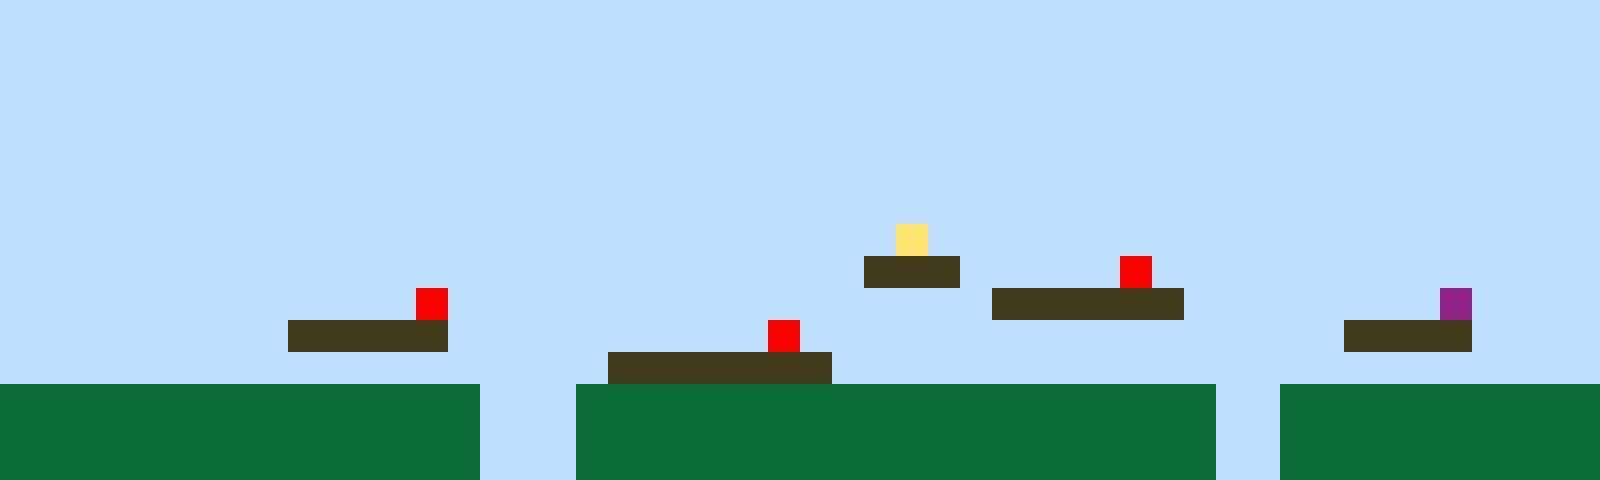

Rendered tile map (Tiled .tmx) drawn with the repository's tilesets; below, a short description and the full map source, tile grids included:
An orthogonal 50x15 tile map with 32x32 px tiles, 1 tile layer (Tile Layer 1).

<map version="1.10" tiledversion="1.11.2" orientation="orthogonal" renderorder="right-up" width="50" height="15" tilewidth="32" tileheight="32" infinite="0" nextlayerid="2" nextobjectid="1"><editorsettings><export target="map1.csv" format="csv" /></editorsettings><tileset firstgid="1" name="sprites" tilewidth="32" tileheight="32" tilecount="6" columns="3"><image source="sprites.png" width="96" height="64" /></tileset><layer id="1" name="Tile Layer 1" width="50" height="15"><data encoding="csv">1,1,1,1,1,1,1,1,1,1,1,1,1,1,1,1,1,1,1,1,1,1,1,1,1,1,1,1,1,1,1,1,1,1,1,1,1,1,1,1,1,1,1,1,1,1,1,1,1,1,1,1,1,1,1,1,1,1,1,1,1,1,1,1,1,1,1,1,1,1,1,1,1,1,1,1,1,1,1,1,1,1,1,1,1,1,1,1,1,1,1,1,1,1,1,1,1,1,1,1,1,1,1,1,1,1,1,1,1,1,1,1,1,1,1,1,1,1,1,1,1,1,1,1,1,1,1,1,1,1,1,1,1,1,1,1,1,1,1,1,1,1,1,1,1,1,1,1,1,1,1,1,1,1,1,1,1,1,1,1,1,1,1,1,1,1,1,1,1,1,1,1,1,1,1,1,1,1,1,1,1,1,1,1,1,1,1,1,1,1,1,1,1,1,1,1,1,1,1,1,1,1,1,1,1,1,1,1,1,1,1,1,1,1,1,1,1,1,1,1,1,1,1,1,1,1,1,1,1,1,1,1,1,1,1,1,1,1,1,1,1,1,1,1,1,1,1,1,1,1,1,1,1,1,1,1,1,1,1,1,1,1,1,1,1,1,1,1,1,1,1,1,1,1,1,1,1,1,1,1,1,1,1,1,1,1,1,1,1,1,1,1,1,1,1,1,1,1,1,1,1,1,1,1,1,1,1,1,1,1,1,1,1,1,1,1,1,1,1,1,1,1,1,1,1,1,1,1,1,1,1,1,1,1,1,1,1,1,1,1,1,1,1,1,1,1,1,1,1,1,1,1,1,1,1,1,1,1,1,1,1,1,1,1,1,1,1,1,1,1,1,1,1,1,1,1,1,1,4,1,1,1,1,1,1,1,1,1,1,1,1,1,1,1,1,1,1,1,1,1,1,1,1,1,1,1,1,1,1,1,1,1,1,1,1,1,1,1,1,1,1,1,1,1,1,1,1,3,3,3,1,1,1,1,1,5,1,1,1,1,1,1,1,1,1,1,1,1,1,1,1,1,1,1,1,1,1,1,1,1,1,1,1,5,1,1,1,1,1,1,1,1,1,1,1,1,1,1,1,1,1,3,3,3,3,3,3,1,1,1,1,1,1,1,1,6,1,1,1,1,1,1,1,1,1,1,1,1,1,3,3,3,3,3,1,1,1,1,1,1,1,1,1,1,5,1,1,1,1,1,1,1,1,1,1,1,1,1,1,1,1,1,3,3,3,3,1,1,1,1,1,1,1,1,1,1,1,1,1,1,1,1,1,1,1,1,1,1,1,3,3,3,3,3,3,3,1,1,1,1,1,1,1,1,1,1,1,1,1,1,1,1,1,1,1,1,1,1,1,1,2,2,2,2,2,2,2,2,2,2,2,2,2,2,2,1,1,1,2,2,2,2,2,2,2,2,2,2,2,2,2,2,2,2,2,2,2,2,1,1,2,2,2,2,2,2,2,2,2,2,2,2,2,2,2,2,2,2,2,2,2,2,2,2,2,1,1,1,2,2,2,2,2,2,2,2,2,2,2,2,2,2,2,2,2,2,2,2,1,1,2,2,2,2,2,2,2,2,2,2,2,2,2,2,2,2,2,2,2,2,2,2,2,2,2,1,1,1,2,2,2,2,2,2,2,2,2,2,2,2,2,2,2,2,2,2,2,2,1,1,2,2,2,2,2,2,2,2,2,2</data></layer></map>
